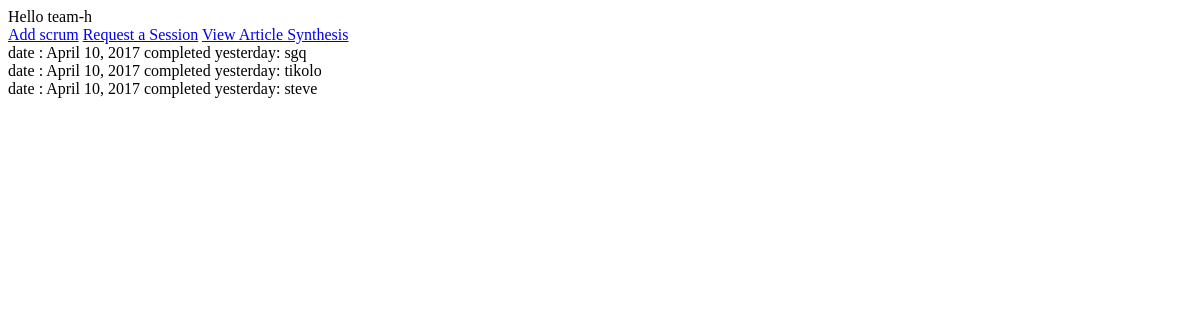
/ironman/ (signed in), run on an earlier commit of the app's database.
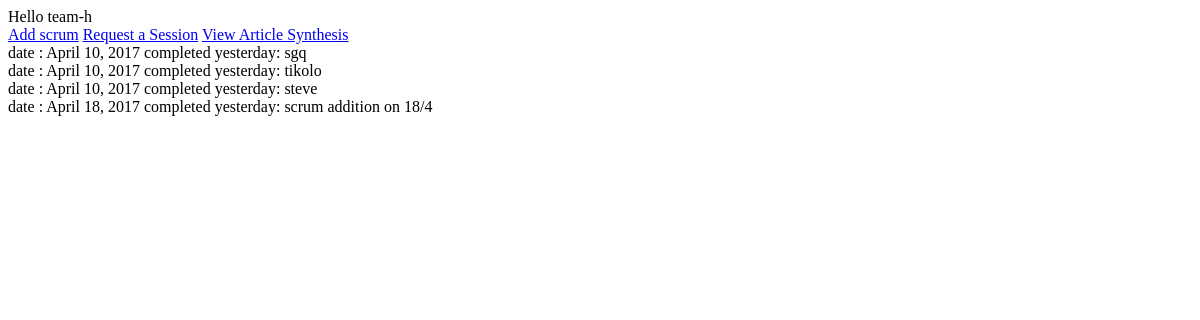
And on a later commit of the database.
### ironman/models.py (models this page shows, shortened)
class Scrum(models.Model):
    comp_yest = models.TextField(max_length=500 )
    roadblk = models.CharField(max_length=500,blank=True)
    plan_tdy = models.CharField(max_length=500)
    learning = models.CharField(max_length=500,blank=True)
    date = models.DateField(default='2011-11-11')
    created_by = models.CharField(max_length=50)
    project = models.ForeignKey(Project, blank=True, null=True)

### ironman/views.py (the view)
def ironmanHome(request):
    user = request.user
    scrums = Scrum.objects.filter(created_by = user)
    return render(request, 'ironmanHome.html', {'scrums':scrums})

### ironman/templates/ironmanHome.html (shortened to what this page needs)
<!DOCTYPE html>
<html lang="en">
<head>
</head>
<body>
    Hello {{ user }} <br>
    <a href ="add_scrum/"> Add scrum</a>
    <a href ="request/"> Request a Session</a>
    <a href = "synthesis/">View Article Synthesis</a>
<br>
{% for scrum in scrums %}
    date : {{ scrum.date }}
   completed yesterday: {{ scrum.comp_yest }} <br>
{% endfor %}
</body>
</html>

What changed in the data, as far as the page shows it:
added Scrum: date "April 18, 2017", comp_yest "scrum addition on 18/4"
